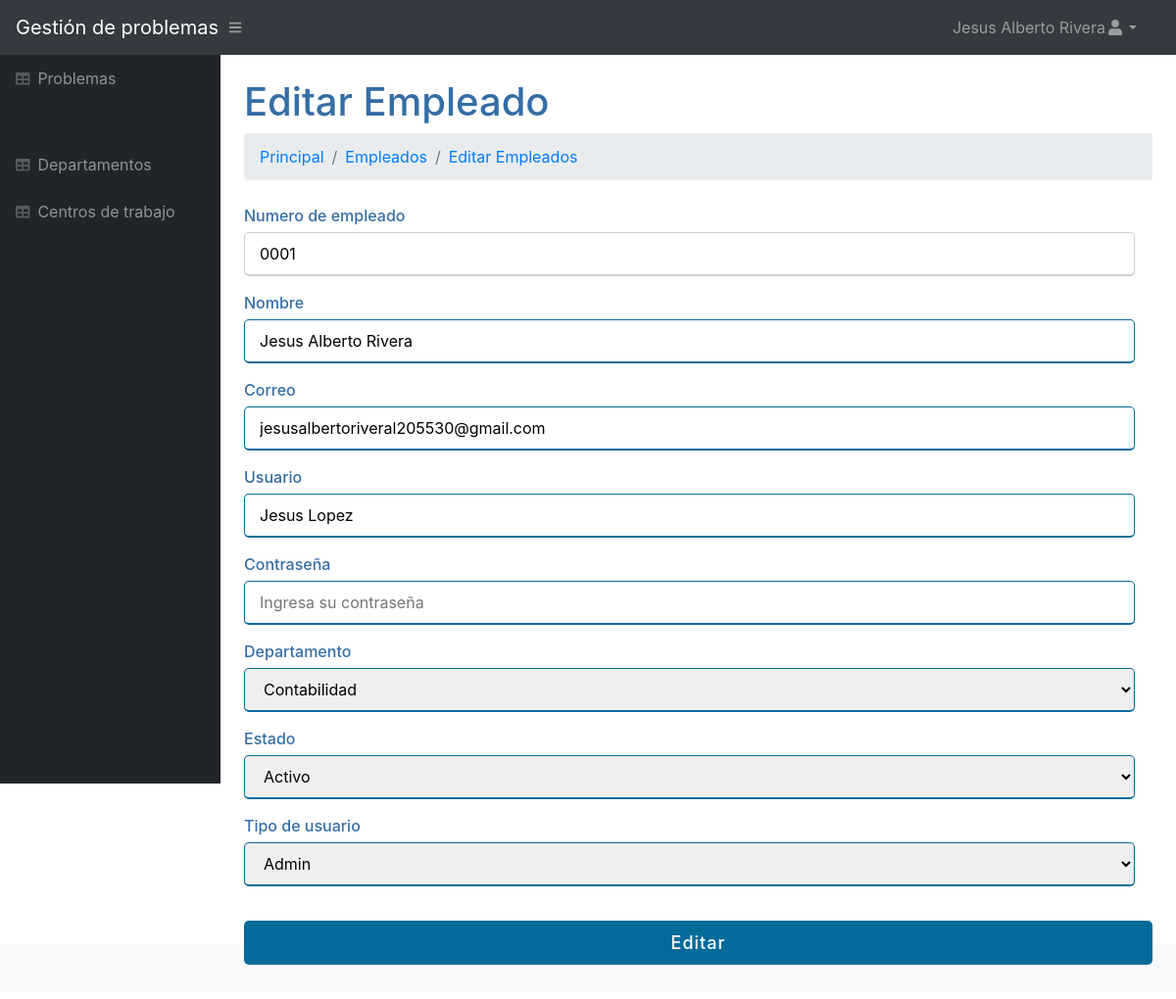
The app's page /Editar/Empleados.php?codigoEmpleado=0001 (signed in) with its own data.
### tables this page shows
CREATE TABLE `empleados` (
  `idempleados` int NOT NULL AUTO_INCREMENT,
  `numeroEmpleado` varchar(100) DEFAULT NULL,
  `nombreE` varchar(100) DEFAULT NULL,
  `correo` varchar(150) DEFAULT NULL,
  `usuario` varchar(50) DEFAULT NULL,
  `contraseña` varchar(255) DEFAULT NULL,
  `idDepartamentos` varchar(250) DEFAULT NULL,
  `estado` varchar(250) DEFAULT NULL,
  `rol` varchar(45) DEFAULT NULL,
  PRIMARY KEY (`idempleados`),
  KEY `idDepartamentos_idx` (`idDepartamentos`)
);

### Editar/Empleados.php (the view, shortened to what this page needs)
<?php
include("./../conexionBD/conexion.php");
$nombre = $_SESSION['nombreE'];
$departamentos = "SELECT * FROM Departamentos";
$codigoEmpleado = $_GET['codigoEmpleado'];
$buscarEmpleado = "SELECT * FROM empleados where numeroEmpleado ='$codigoEmpleado'";
$resQueryLogin = mysqli_query($connLocalhost, $buscarEmpleado) or trigger_error("El query de login de usuario falló");
$EmpleadoEdicion = mysqli_fetch_assoc($resQueryLogin);
$nombreBusqueda = $EmpleadoEdicion['nombreE'];
$correoBusqueda = $EmpleadoEdicion['correo'];
$usuarioBusqueda = $EmpleadoEdicion['usuario'];
?>
<!DOCTYPE html>
<html lang="en">
<head>
  <link href="./../css/styleEditar.css" rel="stylesheet" />
  <link href="https://cdn.datatables.net/1.10.20/css/dataTables.bootstrap4.min.css" rel="stylesheet" />
</head>
<body class="sb-nav-fixed">
  <nav class="sb-topnav navbar navbar-expand navbar-dark bg-dark">
    <a class="navbar-brand" href="./../Visualizar/principal.php">Gestión de problemas</a><button class="btn btn-link btn-sm order-1 order-lg-0" id="sidebarToggle" href="#"><i class="fas fa-bars"></i></button>
    <ul class="navbar-nav ml-auto mr-0 mr-md-3 my-2 my-md-0">
      <li class="nav-item dropdown">
        <a class="nav-link dropdown-toggle" id="userDropdown" href="#" role="button" data-toggle="dropdown" aria-haspopup="true" aria-expanded="false"><?php echo $nombre; ?><i class="fas fa-user fa-fw"></i></a>
      </li>
    </ul>
  </nav>
  <div id="layoutSidenav">
    <div id="layoutSidenav_nav">
      <nav class="sb-sidenav accordion sb-sidenav-dark" id="sidenavAccordion">
        <div class="sb-sidenav-menu">
          <div class="nav">
            <a class="nav-link" href="./../Visualizar/Problemas.php">
              <div class="sb-nav-link-icon"><i class="fas fa-table"></i></div>
               Problemas
            </a>
            <div class="sb-sidenav-menu-heading"></div>
            <a class="nav-link" href="./../Visualizar/departamentos.php">
              <div class="sb-nav-link-icon"><i class="fas fa-table"></i></div>
              Departamentos
            </a>
            <a class="nav-link" href="./../Visualizar/centrosTrabajo.php">
              <div class="sb-nav-link-icon"><i class="fas fa-table"></i></div>
              Centros de trabajo
            </a>
          </div>
      </nav>
    </div>
    <div id="layoutSidenav_content">
      <main>
        <div class="container-fluid">
          <h1 class="mt-4">Editar Empleado</h1>
          <ol class="breadcrumb mb-4">
            <li class="breadcrumb-item"><a href="./../Visualizar/principal.php">Principal</a></li>
            <li class="breadcrumb-item"><a href="./../Visualizar/empleados.php">Empleados</a></li>
            <li class="breadcrumb-item active"><a href="">Editar Empleados</a></li>
          </ol>
          <form action="Empleados.php" method='post'>
            <div class="user-details">
              <div class="input-box">
                <span class="details">Numero de empleado</span>
                <input readonly type="text" name="numeroEmpleado" placeholder=" <?php echo $codigoEmpleado; ?>" value="<?php echo $codigoEmpleado; ?><?php if (isset($_POST['numeroEmpleado'])) echo $_POST['numeroEmpleado']; ?>" />
              </div>
              <div class="input-box">
                <span class="details">Nombre</span>
                <input type="text" name="nombreE" placeholder="Ingresa tu nombre" value="<?php echo $nombreBusqueda; ?><?php if (isset($_POST['nombreE'])) echo $_POST['nombreE']; ?>" />
              </div>
              <div class="input-box">
                <span class="details">Correo</span>
                <input type="text" name="correo" placeholder="Ingresa tu correo" value="<?php echo $correoBusqueda; ?><?php if (isset($_POST['correo'])) echo $_POST['correo']; ?>" />
              </div>
              <div class="input-box">
                <span class="details">Usuario</span>
                <input type="text" name="usuario" placeholder="Ingresa tu usuario" value="<?php echo $usuarioBusqueda; ?><?php if (isset($_POST['usuario'])) echo $_POST['usuario']; ?>" />
              </div>
              <div class="input-box">
                <span class="details">Contraseña</span>
                <input type="password" name="contraseña" placeholder="Ingresa su contraseña" value="<?php if (isset($_POST['contraseña'])) echo $_POST['contraseña']; ?>" />
              </div>
              <div class="input-box">
                <span class="details">Departamento</span>
                <select class="caja-departamento" name="departamento">
                  <?php
                  $resultado = mysqli_query($connLocalhost, $departamentos);
                  while ($row = mysqli_fetch_assoc($resultado)) {
                    echo '<option  value=' . $row["clave"] . '>' . $row["nombreD"] . '</option>';
                  }
                  ?>
                </select>
              </div>
              <div class="input-box">
                <span class="details">Estado</span>
                <select class="caja-departamento" name="estado">
                  <option value="Activo">Activo</option>
                </select>
              </div>
              <div class="input-box">
                <span class="details">Tipo de usuario</span>
                <select class="caja-departamento" name="tipoUsuario">
                  <option value="Admin">Admin</option>
                </select>
              </div>
            </div>
            <div class="button">
              <input type="submit" name="editar_send" value="Editar" />
            </div>
        </div>
    </div>
  </div>
  <footer class="py-4 bg-light mt-auto">
  </footer>
</body>
</html>

### records on screen
empleados: nombreE "Jesus Alberto Rivera", correo "jesusalbertoriveral205530@gmail.com", usuario "Jesus Lopez"

### other values on screen
$nombre "Jesus Alberto Rivera"
form field departamento "Contabilidad"
